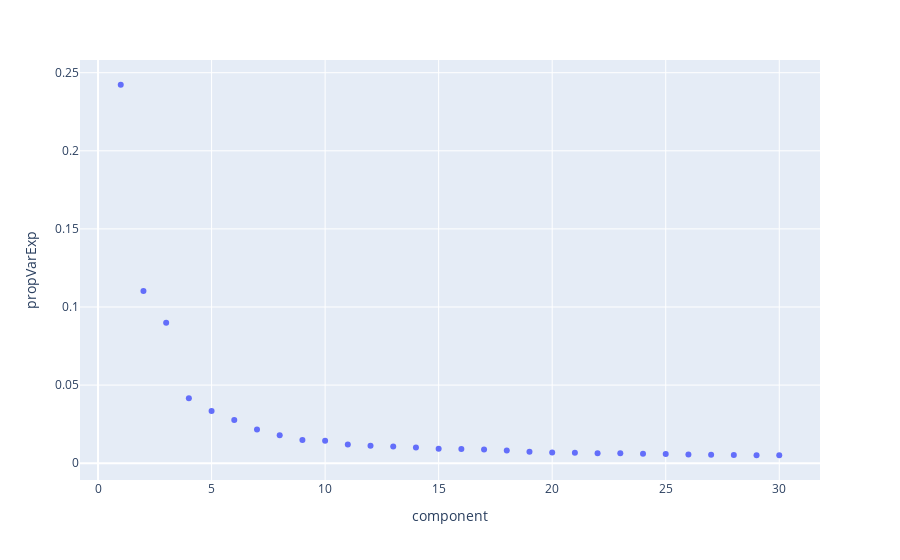

Write notebook code for a chart like this one.
### Markdown cell above
2) Afficher la proportion de variance expliquée par chacune des composantes calculées (elbow plot). Que remarquez-vous?

### Code cell
xi = np.arange(1, 1+nPCs, step=1)
yi = pca.explained_variance_ratio_

df = pd.DataFrame(list(zip(xi, yi)),
               columns =['component', 'propVarExp'])

px.scatter(df, x="component", y="propVarExp")

### Figure 1 — Plotly figure (JSON) as saved in the notebook; plotly's stock layout.template omitted (floating-point values rounded to 4 significant figures)
{"data": [{"hovertemplate": "component=%{x}<br>propVarExp=%{y}<extra></extra>", "legendgroup": "", "marker": {"color": "#636efa", "symbol": "circle"}, "mode": "markers", "name": "", "orientation": "v", "showlegend": false, "type": "scatter", "x": [1, 2, 3, 4, 5, 6, 7, 8, 9, 10, 11, 12, 13, 14, 15, 16, 17, 18, 19, 20, 21, 22, 23, 24, 25, 26, 27, 28, 29, 30], "xaxis": "x", "y": [0.2423, 0.1102, 0.08991, 0.04161, 0.03347, 0.02764, 0.0216, 0.01797, 0.0149, 0.01436, 0.01196, 0.0112, 0.01065, 0.01002, 0.009225, 0.009053, 0.008801, 0.008052, 0.007284, 0.00683, 0.006732, 0.006423, 0.006406, 0.006027, 0.005912, 0.005506, 0.00536, 0.005261, 0.005147, 0.00509], "yaxis": "y"}], "layout": {"legend": {"tracegroupgap": 0}, "margin": {"t": 60}, "xaxis": {"anchor": "y", "domain": [0, 1], "title": {"text": "component"}}, "yaxis": {"anchor": "x", "domain": [0, 1], "title": {"text": "propVarExp"}}}}
